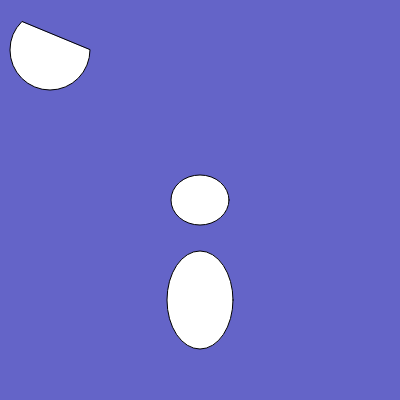
Frame 1 (no input)
Frame 60 (no input): identical to frame 1, image omitted
Frame 120 (the mouse pressed at the canvas centre since frame 60): identical to frame 1, image omitted

The p5.js sketch that drew this single still picture (run headless with seeded random() and noise() and a simulated clock; from frame 60 on, the mouse is pressed at the canvas centre):

// p5.js sketch
// ── sketch.js
function setup() {
  createCanvas(400, 400);
}

function draw() {
  c = color(100, 100, 200);
  background(c);
  ellipse(200,200, 58,50);
  // fill(c);
  ellipse(200,300, 66,98);
  arc(50, 50, 80, 80, 0, PI + QUARTER_PI, CHORD);
}
